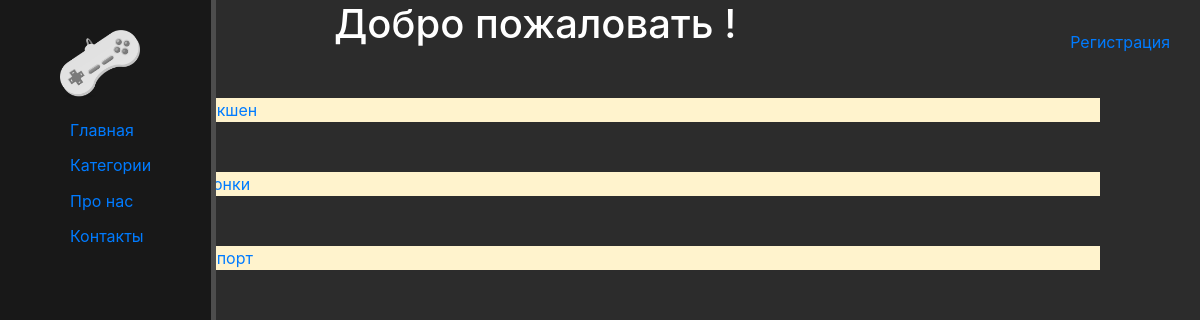
The page /category/ on the database its author committed.
### home_messages/models.py (models this page shows, shortened)
class Category(models.Model):
    name = models.CharField(max_length = 100,db_index =True)
    slug = models.SlugField('URL', max_length=225, unique=True, db_index=True)
    def get_absolute_url(self):
         return reverse('category', kwargs = {'cat_slug':self.slug})

### home_messages/views.py (the view)
# urls.py: path('category/', views.show_category_1, name = 'cat'),
def show_category_1(request):
    cats = Category.objects.all()
    context = {
        'cats':cats,
        'menu': menu,
    }
    return render(request,'category.html', context=context)

### home_messages/templates/category.html
{% extends "home.html" %}
{% block body %}
    {% for el in cats %}
        <div class="alter alert-warning">
        <ul id = "nav" >
            <li><a href="{{el.get_absolute_url}}">{{el.name}}</a></li>
        </ul>
        </div>
    {% endfor %}
{% endblock body %}

### static/home_messages/css/home_messages.css (style rules this page uses)
body { background: #2c2c2c; }
#nav { list-style: none; color:black; margin-left: 15%; margin-right: 15%; margin-top: 50px; }
.alert-warning { margin-right: 100px; }

### rows shown on the page
Category: name "Экшен"
Category: name "Гонки"
Category: name "Спорт"

### other values the page prints
{{ m.title }} "Про нас" "Контакты"
